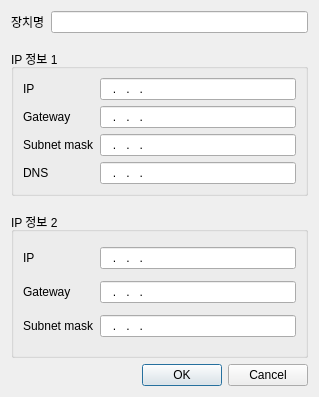
<?xml version="1.0" encoding="UTF-8"?>
<ui version="4.0">
 <class>SetDevInfoDialog</class>
 <widget class="QDialog" name="SetDevInfoDialog">
  <property name="geometry">
   <rect>
    <x>0</x>
    <y>0</y>
    <width>319</width>
    <height>397</height>
   </rect>
  </property>
  <property name="windowTitle">
   <string>디바이스 정보 설정</string>
  </property>
  <layout class="QGridLayout" name="gridLayout_4">
   <item row="0" column="0">
    <widget class="QLabel" name="label_6">
     <property name="text">
      <string>장치명</string>
     </property>
    </widget>
   </item>
   <item row="0" column="1">
    <widget class="QLineEdit" name="editDevName"/>
   </item>
   <item row="1" column="1">
    <spacer name="verticalSpacer">
     <property name="orientation">
      <enum>Qt::Vertical</enum>
     </property>
     <property name="sizeType">
      <enum>QSizePolicy::Fixed</enum>
     </property>
     <property name="sizeHint" stdset="0">
      <size>
       <width>20</width>
       <height>10</height>
      </size>
     </property>
    </spacer>
   </item>
   <item row="2" column="0" colspan="2">
    <widget class="QGroupBox" name="groupBox">
     <property name="title">
      <string>IP 정보 1</string>
     </property>
     <layout class="QGridLayout" name="gridLayout">
      <item row="0" column="1">
       <widget class="QLineEdit" name="editIP">
        <property name="inputMask">
         <string>000.000.000.000</string>
        </property>
       </widget>
      </item>
      <item row="0" column="0">
       <widget class="QLabel" name="label">
        <property name="text">
         <string>IP</string>
        </property>
       </widget>
      </item>
      <item row="2" column="1">
       <widget class="QLineEdit" name="editSM">
        <property name="inputMask">
         <string>000.000.000.000</string>
        </property>
       </widget>
      </item>
      <item row="3" column="0">
       <widget class="QLabel" name="label_4">
        <property name="text">
         <string>DNS</string>
        </property>
       </widget>
      </item>
      <item row="3" column="1">
       <widget class="QLineEdit" name="editDNS">
        <property name="inputMask">
         <string>000.000.000.000</string>
        </property>
       </widget>
      </item>
      <item row="1" column="0">
       <widget class="QLabel" name="label_2">
        <property name="text">
         <string>Gateway</string>
        </property>
       </widget>
      </item>
      <item row="2" column="0">
       <widget class="QLabel" name="label_3">
        <property name="text">
         <string>Subnet mask</string>
        </property>
       </widget>
      </item>
      <item row="1" column="1">
       <widget class="QLineEdit" name="editGW">
        <property name="inputMask">
         <string>000.000.000.000</string>
        </property>
       </widget>
      </item>
     </layout>
    </widget>
   </item>
   <item row="3" column="1">
    <spacer name="verticalSpacer_2">
     <property name="orientation">
      <enum>Qt::Vertical</enum>
     </property>
     <property name="sizeType">
      <enum>QSizePolicy::Fixed</enum>
     </property>
     <property name="sizeHint" stdset="0">
      <size>
       <width>20</width>
       <height>10</height>
      </size>
     </property>
    </spacer>
   </item>
   <item row="4" column="0" colspan="2">
    <widget class="QGroupBox" name="groupBox_2">
     <property name="title">
      <string>IP 정보 2</string>
     </property>
     <layout class="QGridLayout" name="gridLayout_3">
      <item row="0" column="1">
       <widget class="QLineEdit" name="editIP_2">
        <property name="inputMask">
         <string>000.000.000.000</string>
        </property>
       </widget>
      </item>
      <item row="0" column="0">
       <widget class="QLabel" name="label_10">
        <property name="text">
         <string>IP</string>
        </property>
       </widget>
      </item>
      <item row="2" column="0">
       <widget class="QLabel" name="label_13">
        <property name="text">
         <string>Subnet mask</string>
        </property>
       </widget>
      </item>
      <item row="2" column="1">
       <widget class="QLineEdit" name="editSM_2">
        <property name="inputMask">
         <string>000.000.000.000</string>
        </property>
       </widget>
      </item>
      <item row="1" column="0">
       <widget class="QLabel" name="label_12">
        <property name="text">
         <string>Gateway</string>
        </property>
       </widget>
      </item>
      <item row="1" column="1">
       <widget class="QLineEdit" name="editGW_2">
        <property name="inputMask">
         <string>000.000.000.000</string>
        </property>
       </widget>
      </item>
     </layout>
    </widget>
   </item>
   <item row="5" column="0" colspan="2">
    <widget class="QDialogButtonBox" name="buttonBox">
     <property name="orientation">
      <enum>Qt::Horizontal</enum>
     </property>
     <property name="standardButtons">
      <set>QDialogButtonBox::Cancel|QDialogButtonBox::Ok</set>
     </property>
    </widget>
   </item>
  </layout>
 </widget>
 <resources/>
 <connections>
  <connection>
   <sender>buttonBox</sender>
   <signal>accepted()</signal>
   <receiver>SetDevInfoDialog</receiver>
   <slot>accept()</slot>
   <hints>
    <hint type="sourcelabel">
     <x>248</x>
     <y>254</y>
    </hint>
    <hint type="destinationlabel">
     <x>157</x>
     <y>274</y>
    </hint>
   </hints>
  </connection>
  <connection>
   <sender>buttonBox</sender>
   <signal>rejected()</signal>
   <receiver>SetDevInfoDialog</receiver>
   <slot>reject()</slot>
   <hints>
    <hint type="sourcelabel">
     <x>316</x>
     <y>260</y>
    </hint>
    <hint type="destinationlabel">
     <x>286</x>
     <y>274</y>
    </hint>
   </hints>
  </connection>
 </connections>
</ui>
